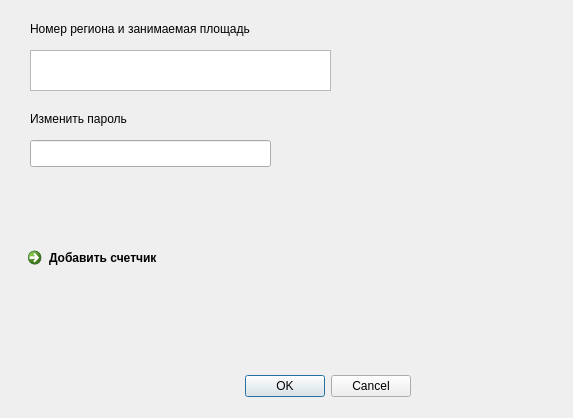
<?xml version="1.0" encoding="UTF-8"?>
<ui version="4.0">
 <class>Dialog</class>
 <widget class="QDialog" name="Dialog">
  <property name="geometry">
   <rect>
    <x>0</x>
    <y>0</y>
    <width>573</width>
    <height>418</height>
   </rect>
  </property>
  <property name="windowTitle">
   <string>Dialog</string>
  </property>
  <widget class="QDialogButtonBox" name="buttonBox">
   <property name="geometry">
    <rect>
     <x>70</x>
     <y>370</y>
     <width>341</width>
     <height>32</height>
    </rect>
   </property>
   <property name="orientation">
    <enum>Qt::Horizontal</enum>
   </property>
   <property name="standardButtons">
    <set>QDialogButtonBox::Cancel|QDialogButtonBox::Ok</set>
   </property>
  </widget>
  <widget class="QTableWidget" name="ShareTable">
   <property name="geometry">
    <rect>
     <x>30</x>
     <y>50</y>
     <width>301</width>
     <height>41</height>
    </rect>
   </property>
  </widget>
  <widget class="QLabel" name="label">
   <property name="geometry">
    <rect>
     <x>30</x>
     <y>20</y>
     <width>351</width>
     <height>17</height>
    </rect>
   </property>
   <property name="text">
    <string>Номер региона и занимаемая площадь</string>
   </property>
  </widget>
  <widget class="QLabel" name="label_2">
   <property name="geometry">
    <rect>
     <x>30</x>
     <y>110</y>
     <width>231</width>
     <height>17</height>
    </rect>
   </property>
   <property name="text">
    <string>Изменить пароль</string>
   </property>
  </widget>
  <widget class="QCommandLinkButton" name="CounterUn">
   <property name="geometry">
    <rect>
     <x>20</x>
     <y>240</y>
     <width>187</width>
     <height>41</height>
    </rect>
   </property>
   <property name="text">
    <string>Добавить счетчик</string>
   </property>
  </widget>
  <widget class="QLineEdit" name="ChPass">
   <property name="geometry">
    <rect>
     <x>30</x>
     <y>140</y>
     <width>241</width>
     <height>27</height>
    </rect>
   </property>
  </widget>
 </widget>
 <resources/>
 <connections>
  <connection>
   <sender>buttonBox</sender>
   <signal>accepted()</signal>
   <receiver>Dialog</receiver>
   <slot>accept()</slot>
   <hints>
    <hint type="sourcelabel">
     <x>248</x>
     <y>254</y>
    </hint>
    <hint type="destinationlabel">
     <x>157</x>
     <y>274</y>
    </hint>
   </hints>
  </connection>
  <connection>
   <sender>buttonBox</sender>
   <signal>rejected()</signal>
   <receiver>Dialog</receiver>
   <slot>reject()</slot>
   <hints>
    <hint type="sourcelabel">
     <x>316</x>
     <y>260</y>
    </hint>
    <hint type="destinationlabel">
     <x>286</x>
     <y>274</y>
    </hint>
   </hints>
  </connection>
 </connections>
</ui>
